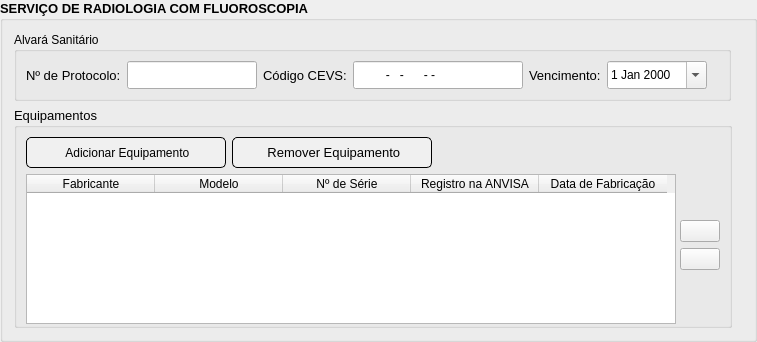
                   <widget class="QGroupBox" name="radiologiaComFluoroscopiaGroupBox">
                    <property name="enabled">
                     <bool>true</bool>
                    </property>
                    <property name="minimumSize">
                     <size>
                      <width>757</width>
                      <height>342</height>
                     </size>
                    </property>
                    <property name="maximumSize">
                     <size>
                      <width>757</width>
                      <height>342</height>
                     </size>
                    </property>
                    <property name="font">
                     <font>
                      <family>Segoe UI</family>
                      <pointsize>10</pointsize>
                      <italic>false</italic>
                      <bold>true</bold>
                     </font>
                    </property>
                    <property name="styleSheet">
                     <string notr="true">QGroupBox::unchecked {
	background-color: rgb(230, 230, 230);
	font: 700 &quot;Segoe UI&quot;;
}

QGroupBox::checked {
	background-color: rgb(166, 255, 184);
	font: 700 10pt &quot;Segoe UI&quot;;
}</string>
                    </property>
                    <property name="title">
                     <string>SERVIÇO DE RADIOLOGIA COM FLUOROSCOPIA</string>
                    </property>
                    <property name="flat">
                     <bool>false</bool>
                    </property>
                    <property name="checkable">
                     <bool>false</bool>
                    </property>
                    <property name="checked">
                     <bool>false</bool>
                    </property>
                    <layout class="QVBoxLayout" name="verticalLayout_18">
                     <item>
                      <layout class="QHBoxLayout" name="horizontalLayout_28">
                       <item>
                        <widget class="QGroupBox" name="groupBox_7">
                         <property name="styleSheet">
                          <string notr="true">QGroupBox {
	font: 10pt &quot;Segoe UI&quot;;
}</string>
                         </property>
                         <property name="title">
                          <string>Alvará Sanitário</string>
                         </property>
                         <layout class="QVBoxLayout" name="verticalLayout_19">
                          <item>
                           <layout class="QHBoxLayout" name="horizontalLayout_29">
                            <item>
                             <widget class="QLabel" name="label_34">
                              <property name="font">
                               <font>
                                <pointsize>10</pointsize>
                               </font>
                              </property>
                              <property name="text">
                               <string>Nº de Protocolo:</string>
                              </property>
                             </widget>
                            </item>
                            <item>
                             <widget class="QLineEdit" name="protocoloAlvaraRadiologiaComFluoroscopiaLineEdit">
                              <property name="minimumSize">
                               <size>
                                <width>130</width>
                                <height>28</height>
                               </size>
                              </property>
                              <property name="maximumSize">
                               <size>
                                <width>130</width>
                                <height>28</height>
                               </size>
                              </property>
                             </widget>
                            </item>
                            <item>
                             <widget class="QLabel" name="label_35">
                              <property name="font">
                               <font>
                                <pointsize>10</pointsize>
                               </font>
                              </property>
                              <property name="text">
                               <string>Código CEVS:</string>
                              </property>
                             </widget>
                            </item>
                            <item>
                             <widget class="QLineEdit" name="codigoCEVSAlvaraRadiologiaComFluoroscopiaLineEdit">
                              <property name="minimumSize">
                               <size>
                                <width>170</width>
                                <height>28</height>
                               </size>
                              </property>
                              <property name="maximumSize">
                               <size>
                                <width>170</width>
                                <height>28</height>
                               </size>
                              </property>
                              <property name="inputMask">
                               <string>000000000-000-000000-0-0</string>
                              </property>
                             </widget>
                            </item>
                            <item>
                             <widget class="QLabel" name="label_36">
                              <property name="font">
                               <font>
                                <pointsize>10</pointsize>
                               </font>
                              </property>
                              <property name="text">
                               <string>Vencimento:</string>
                              </property>
                             </widget>
                            </item>
                            <item>
                             <widget class="QDateEdit" name="validadeAlvaraRadiologiaComFluoroscopiaDateEdit">
                              <property name="minimumSize">
                               <size>
                                <width>100</width>
                                <height>28</height>
                               </size>
                              </property>
                              <property name="maximumSize">
                               <size>
                                <width>100</width>
                                <height>28</height>
                               </size>
                              </property>
                              <property name="calendarPopup">
                               <bool>true</bool>
                              </property>
                             </widget>
                            </item>
                            <item>
                             <spacer name="horizontalSpacer_30">
                              <property name="orientation">
                               <enum>Qt::Horizontal</enum>
                              </property>
                              <property name="sizeHint" stdset="0">
                               <size>
                                <width>40</width>
                                <height>20</height>
                               </size>
                              </property>
                             </spacer>
                            </item>
                           </layout>
                          </item>
                         </layout>
                        </widget>
                       </item>
                       <item>
                        <spacer name="horizontalSpacer_31">
                         <property name="orientation">
                          <enum>Qt::Horizontal</enum>
                         </property>
                         <property name="sizeHint" stdset="0">
                          <size>
                           <width>40</width>
                           <height>20</height>
                          </size>
                         </property>
                        </spacer>
                       </item>
                      </layout>
                     </item>
                     <item>
                      <layout class="QHBoxLayout" name="horizontalLayout_48">
                       <property name="topMargin">
                        <number>0</number>
                       </property>
                       <item>
                        <widget class="QGroupBox" name="equipamentosRadiologiaComFluoroscopiaGroupBox">
                         <property name="minimumSize">
                          <size>
                           <width>718</width>
                           <height>0</height>
                          </size>
                         </property>
                         <property name="maximumSize">
                          <size>
                           <width>718</width>
                           <height>16777215</height>
                          </size>
                         </property>
                         <property name="font">
                          <font>
                           <pointsize>10</pointsize>
                          </font>
                         </property>
                         <property name="title">
                          <string>Equipamentos</string>
                         </property>
                         <layout class="QVBoxLayout" name="verticalLayout_23">
                          <item>
                           <layout class="QHBoxLayout" name="horizontalLayout_49">
                            <item>
                             <widget class="QPushButton" name="adicionarEquipamentoRadiologiaComFluoroscopiaPushButton">
                              <property name="minimumSize">
                               <size>
                                <width>200</width>
                                <height>31</height>
                               </size>
                              </property>
                              <property name="maximumSize">
                               <size>
                                <width>200</width>
                                <height>31</height>
                               </size>
                              </property>
                              <property name="styleSheet">
                               <string notr="true">QPushButton {
	font: 10pt &quot;Segoe UI&quot;;
	border: 1px solid black;
	border-radius: 5px;
	background-color: rgb(240, 240, 240);
}

QPushButton:hover {
	font: 10pt &quot;Segoe UI&quot;;
	border: 1px solid black;
	border-radius: 5px;
	background-color: rgb(170, 255, 127);
}</string>
                              </property>
                              <property name="text">
                               <string> Adicionar Equipamento</string>
                              </property>
                              <property name="icon">
                               <iconset resource="resources.qrc">
                                <normaloff>:/imagens/icon-add.png</normaloff>:/imagens/icon-add.png</iconset>
                              </property>
                              <property name="iconSize">
                               <size>
                                <width>15</width>
                                <height>15</height>
                               </size>
                              </property>
                             </widget>
                            </item>
                            <item>
                             <widget class="QPushButton" name="removerEquipamentoRadiologiaComFluoroscopiaPushButton">
                              <property name="minimumSize">
                               <size>
                                <width>200</width>
                                <height>31</height>
                               </size>
                              </property>
                              <property name="maximumSize">
                               <size>
                                <width>200</width>
                                <height>31</height>
                               </size>
                              </property>
                              <property name="font">
                               <font>
                                <family>Segoe UI</family>
                                <pointsize>10</pointsize>
                                <italic>false</italic>
                                <bold>false</bold>
                               </font>
                              </property>
                              <property name="styleSheet">
                               <string notr="true">QPushButton {
	font: 10pt &quot;Segoe UI&quot;;
	border: 1px solid black;
	border-radius: 5px;
	background-color: rgb(240, 240, 240);
}

QPushButton:hover {
	font: 10pt &quot;Segoe UI&quot;;
	border: 1px solid black;
	border-radius: 5px;
	background-color: rgb(170, 255, 127);
}</string>
                              </property>
                              <property name="text">
                               <string> Remover Equipamento</string>
                              </property>
                              <property name="icon">
                               <iconset resource="resources.qrc">
                                <normaloff>:/imagens/icon-quit.png</normaloff>:/imagens/icon-quit.png</iconset>
                              </property>
                              <property name="iconSize">
                               <size>
                                <width>15</width>
                                <height>15</height>
                               </size>
                              </property>
                             </widget>
                            </item>
                            <item>
                             <spacer name="horizontalSpacer_51">
                              <property name="orientation">
                               <enum>Qt::Horizontal</enum>
                              </property>
                              <property name="sizeHint" stdset="0">
                               <size>
                                <width>40</width>
                                <height>20</height>
                               </size>
                              </property>
                             </spacer>
                            </item>
                           </layout>
                          </item>
                          <item>
                           <layout class="QHBoxLayout" name="horizontalLayout_63">
                            <property name="topMargin">
                             <number>0</number>
                            </property>
                            <item>
                             <widget class="QTableWidget" name="equipamentoRadiologiaComFluoroscopiaTableWidget">
                              <property name="minimumSize">
                               <size>
                                <width>650</width>
                                <height>150</height>
                               </size>
                              </property>
                              <property name="maximumSize">
                               <size>
                                <width>650</width>
                                <height>150</height>
                               </size>
                              </property>
                              <property name="font">
                               <font>
                                <pointsize>10</pointsize>
                               </font>
                              </property>
                              <attribute name="horizontalHeaderDefaultSectionSize">
                               <number>128</number>
                              </attribute>
                              <column>
                               <property name="text">
                                <string>Fabricante</string>
                               </property>
                              </column>
                              <column>
                               <property name="text">
                                <string>Modelo</string>
                               </property>
                              </column>
                              <column>
                               <property name="text">
                                <string>Nº de Série</string>
                               </property>
                              </column>
                              <column>
                               <property name="text">
                                <string>Registro na ANVISA</string>
                               </property>
                              </column>
                              <column>
                               <property name="text">
                                <string>Data de Fabricação</string>
                               </property>
                              </column>
                             </widget>
                            </item>
                            <item>
                             <layout class="QVBoxLayout" name="verticalLayout_41">
                              <property name="rightMargin">
                               <number>0</number>
                              </property>
                              <item>
                               <spacer name="verticalSpacer_13">
                                <property name="orientation">
                                 <enum>Qt::Vertical</enum>
                                </property>
                                <property name="sizeType">
                                 <enum>QSizePolicy::MinimumExpanding</enum>
                                </property>
                                <property name="sizeHint" stdset="0">
                                 <size>
                                  <width>20</width>
                                  <height>5</height>
                                 </size>
                                </property>
                               </spacer>
                              </item>
                              <item>
                               <widget class="QPushButton" name="upRadiologiaComFluoroscopiaPushButton">
                                <property name="text">
                                 <string/>
                                </property>
                                <property name="icon">
                                 <iconset resource="resources.qrc">
                                  <normaloff>:/imagens/icon-sort-up.png</normaloff>:/imagens/icon-sort-up.png</iconset>
                                </property>
                                <property name="iconSize">
                                 <size>
                                  <width>20</width>
                                  <height>20</height>
                                 </size>
                                </property>
                               </widget>
                              </item>
                              <item>
                               <widget class="QPushButton" name="downRadiologiaComFluoroscopiaPushButton">
                                <property name="text">
                                 <string/>
                                </property>
                                <property name="icon">
                                 <iconset resource="resources.qrc">
                                  <normaloff>:/imagens/icon-sort-down.png</normaloff>:/imagens/icon-sort-down.png</iconset>
                                </property>
                                <property name="iconSize">
                                 <size>
                                  <width>20</width>
                                  <height>20</height>
                                 </size>
                                </property>
                               </widget>
                              </item>
                              <item>
                               <spacer name="verticalSpacer_12">
                                <property name="orientation">
                                 <enum>Qt::Vertical</enum>
                                </property>
                                <property name="sizeType">
                                 <enum>QSizePolicy::MinimumExpanding</enum>
                                </property>
                                <property name="sizeHint" stdset="0">
                                 <size>
                                  <width>20</width>
                                  <height>5</height>
                                 </size>
                                </property>
                               </spacer>
                              </item>
                             </layout>
                            </item>
                            <item>
                             <spacer name="horizontalSpacer_65">
                              <property name="orientation">
                               <enum>Qt::Horizontal</enum>
                              </property>
                              <property name="sizeHint" stdset="0">
                               <size>
                                <width>40</width>
                                <height>20</height>
                               </size>
                              </property>
                             </spacer>
                            </item>
                           </layout>
                          </item>
                         </layout>
                        </widget>
                       </item>
                       <item>
                        <spacer name="horizontalSpacer_50">
                         <property name="orientation">
                          <enum>Qt::Horizontal</enum>
                         </property>
                         <property name="sizeHint" stdset="0">
                          <size>
                           <width>40</width>
                           <height>20</height>
                          </size>
                         </property>
                        </spacer>
                       </item>
                      </layout>
                     </item>
                    </layout>
                   </widget>
